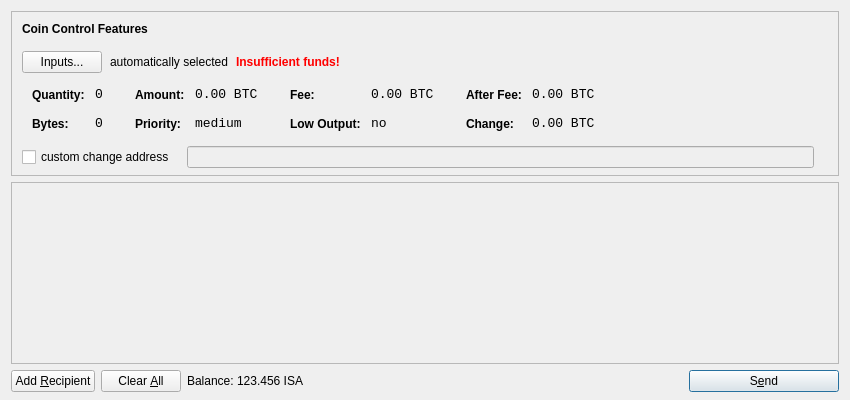
<?xml version="1.0" encoding="UTF-8"?>
<ui version="4.0">
 <class>SendCoinsDialog</class>
 <widget class="QDialog" name="SendCoinsDialog">
  <property name="geometry">
   <rect>
    <x>0</x>
    <y>0</y>
    <width>850</width>
    <height>400</height>
   </rect>
  </property>
  <property name="windowTitle">
   <string>Send Coins</string>
  </property>
  <layout class="QVBoxLayout" name="verticalLayout" stretch="0,1,0">
   <property name="bottomMargin">
    <number>8</number>
   </property>
   <item>
    <widget class="QFrame" name="frameCoinControl">
     <property name="sizePolicy">
      <sizepolicy hsizetype="Expanding" vsizetype="Expanding">
       <horstretch>0</horstretch>
       <verstretch>0</verstretch>
      </sizepolicy>
     </property>
     <property name="maximumSize">
      <size>
       <width>16777215</width>
       <height>16777215</height>
      </size>
     </property>
     <property name="frameShape">
      <enum>QFrame::StyledPanel</enum>
     </property>
     <property name="frameShadow">
      <enum>QFrame::Sunken</enum>
     </property>
     <layout class="QVBoxLayout" name="verticalLayoutCoinControl2">
      <property name="spacing">
       <number>-1</number>
      </property>
      <property name="leftMargin">
       <number>0</number>
      </property>
      <property name="topMargin">
       <number>0</number>
      </property>
      <property name="rightMargin">
       <number>0</number>
      </property>
      <property name="bottomMargin">
       <number>6</number>
      </property>
      <item>
       <layout class="QVBoxLayout" name="verticalLayoutCoinControl" stretch="0,0,0,0,1">
        <property name="spacing">
         <number>0</number>
        </property>
        <property name="leftMargin">
         <number>10</number>
        </property>
        <property name="topMargin">
         <number>10</number>
        </property>
        <item>
         <layout class="QHBoxLayout" name="horizontalLayoutCoinControl1">
          <property name="bottomMargin">
           <number>15</number>
          </property>
          <item>
           <widget class="QLabel" name="labelCoinControlFeatures">
            <property name="sizePolicy">
             <sizepolicy hsizetype="Preferred" vsizetype="Maximum">
              <horstretch>0</horstretch>
              <verstretch>0</verstretch>
             </sizepolicy>
            </property>
            <property name="font">
             <font>
              <weight>75</weight>
              <bold>true</bold>
             </font>
            </property>
            <property name="styleSheet">
             <string notr="true">font-weight:bold;</string>
            </property>
            <property name="text">
             <string>Coin Control Features</string>
            </property>
           </widget>
          </item>
         </layout>
        </item>
        <item>
         <layout class="QHBoxLayout" name="horizontalLayoutCoinControl2" stretch="0,0,0,0">
          <property name="spacing">
           <number>8</number>
          </property>
          <property name="bottomMargin">
           <number>10</number>
          </property>
          <item>
           <widget class="QPushButton" name="pushButtonCoinControl">
            <property name="styleSheet">
             <string notr="true"/>
            </property>
            <property name="text">
             <string>Inputs...</string>
            </property>
           </widget>
          </item>
          <item>
           <widget class="QLabel" name="labelCoinControlAutomaticallySelected">
            <property name="text">
             <string>automatically selected</string>
            </property>
            <property name="margin">
             <number>5</number>
            </property>
           </widget>
          </item>
          <item>
           <widget class="QLabel" name="labelCoinControlInsuffFunds">
            <property name="font">
             <font>
              <weight>75</weight>
              <bold>true</bold>
             </font>
            </property>
            <property name="styleSheet">
             <string notr="true">color:red;font-weight:bold;</string>
            </property>
            <property name="text">
             <string>Insufficient funds!</string>
            </property>
            <property name="margin">
             <number>5</number>
            </property>
           </widget>
          </item>
          <item>
           <spacer name="horizontalSpacerCoinControl">
            <property name="orientation">
             <enum>Qt::Horizontal</enum>
            </property>
            <property name="sizeHint" stdset="0">
             <size>
              <width>40</width>
              <height>1</height>
             </size>
            </property>
           </spacer>
          </item>
         </layout>
        </item>
        <item>
         <widget class="QWidget" name="widgetCoinControl" native="true">
          <property name="sizePolicy">
           <sizepolicy hsizetype="Preferred" vsizetype="Preferred">
            <horstretch>0</horstretch>
            <verstretch>0</verstretch>
           </sizepolicy>
          </property>
          <property name="minimumSize">
           <size>
            <width>0</width>
            <height>0</height>
           </size>
          </property>
          <property name="styleSheet">
           <string notr="true"/>
          </property>
          <layout class="QHBoxLayout" name="horizontalLayoutCoinControl5">
           <property name="margin">
            <number>0</number>
           </property>
           <item>
            <layout class="QHBoxLayout" name="horizontalLayoutCoinControl3" stretch="0,0,0,1">
             <property name="spacing">
              <number>20</number>
             </property>
             <property name="topMargin">
              <number>0</number>
             </property>
             <property name="bottomMargin">
              <number>10</number>
             </property>
             <item>
              <layout class="QFormLayout" name="formLayoutCoinControl1">
               <property name="horizontalSpacing">
                <number>10</number>
               </property>
               <property name="verticalSpacing">
                <number>14</number>
               </property>
               <property name="leftMargin">
                <number>10</number>
               </property>
               <property name="topMargin">
                <number>4</number>
               </property>
               <property name="rightMargin">
                <number>6</number>
               </property>
               <item row="0" column="0">
                <widget class="QLabel" name="labelCoinControlQuantityText">
                 <property name="styleSheet">
                  <string notr="true">font-weight:bold;</string>
                 </property>
                 <property name="text">
                  <string>Quantity:</string>
                 </property>
                 <property name="margin">
                  <number>0</number>
                 </property>
                </widget>
               </item>
               <item row="0" column="1">
                <widget class="QLabel" name="labelCoinControlQuantity">
                 <property name="font">
                  <font>
                   <family>Monospace</family>
                   <pointsize>10</pointsize>
                  </font>
                 </property>
                 <property name="cursor">
                  <cursorShape>IBeamCursor</cursorShape>
                 </property>
                 <property name="contextMenuPolicy">
                  <enum>Qt::ActionsContextMenu</enum>
                 </property>
                 <property name="text">
                  <string notr="true">0</string>
                 </property>
                 <property name="margin">
                  <number>0</number>
                 </property>
                 <property name="textInteractionFlags">
                  <set>Qt::LinksAccessibleByMouse|Qt::TextSelectableByKeyboard|Qt::TextSelectableByMouse</set>
                 </property>
                </widget>
               </item>
               <item row="1" column="0">
                <widget class="QLabel" name="labelCoinControlBytesText">
                 <property name="styleSheet">
                  <string notr="true">font-weight:bold;</string>
                 </property>
                 <property name="text">
                  <string>Bytes:</string>
                 </property>
                </widget>
               </item>
               <item row="1" column="1">
                <widget class="QLabel" name="labelCoinControlBytes">
                 <property name="font">
                  <font>
                   <family>Monospace</family>
                   <pointsize>10</pointsize>
                  </font>
                 </property>
                 <property name="cursor">
                  <cursorShape>IBeamCursor</cursorShape>
                 </property>
                 <property name="contextMenuPolicy">
                  <enum>Qt::ActionsContextMenu</enum>
                 </property>
                 <property name="text">
                  <string notr="true">0</string>
                 </property>
                 <property name="textInteractionFlags">
                  <set>Qt::LinksAccessibleByMouse|Qt::TextSelectableByKeyboard|Qt::TextSelectableByMouse</set>
                 </property>
                </widget>
               </item>
              </layout>
             </item>
             <item>
              <layout class="QFormLayout" name="formLayoutCoinControl2">
               <property name="horizontalSpacing">
                <number>10</number>
               </property>
               <property name="verticalSpacing">
                <number>14</number>
               </property>
               <property name="leftMargin">
                <number>6</number>
               </property>
               <property name="topMargin">
                <number>4</number>
               </property>
               <property name="rightMargin">
                <number>6</number>
               </property>
               <item row="0" column="0">
                <widget class="QLabel" name="labelCoinControlAmountText">
                 <property name="styleSheet">
                  <string notr="true">font-weight:bold;</string>
                 </property>
                 <property name="text">
                  <string>Amount:</string>
                 </property>
                 <property name="margin">
                  <number>0</number>
                 </property>
                </widget>
               </item>
               <item row="0" column="1">
                <widget class="QLabel" name="labelCoinControlAmount">
                 <property name="font">
                  <font>
                   <family>Monospace</family>
                   <pointsize>10</pointsize>
                  </font>
                 </property>
                 <property name="cursor">
                  <cursorShape>IBeamCursor</cursorShape>
                 </property>
                 <property name="contextMenuPolicy">
                  <enum>Qt::ActionsContextMenu</enum>
                 </property>
                 <property name="text">
                  <string notr="true">0.00 BTC</string>
                 </property>
                 <property name="textInteractionFlags">
                  <set>Qt::LinksAccessibleByMouse|Qt::TextSelectableByKeyboard|Qt::TextSelectableByMouse</set>
                 </property>
                </widget>
               </item>
               <item row="1" column="0">
                <widget class="QLabel" name="labelCoinControlPriorityText">
                 <property name="styleSheet">
                  <string notr="true">font-weight:bold;</string>
                 </property>
                 <property name="text">
                  <string>Priority:</string>
                 </property>
                </widget>
               </item>
               <item row="1" column="1">
                <widget class="QLabel" name="labelCoinControlPriority">
                 <property name="font">
                  <font>
                   <family>Monospace</family>
                   <pointsize>10</pointsize>
                  </font>
                 </property>
                 <property name="cursor">
                  <cursorShape>IBeamCursor</cursorShape>
                 </property>
                 <property name="contextMenuPolicy">
                  <enum>Qt::ActionsContextMenu</enum>
                 </property>
                 <property name="text">
                  <string>medium</string>
                 </property>
                 <property name="textInteractionFlags">
                  <set>Qt::LinksAccessibleByMouse|Qt::TextSelectableByKeyboard|Qt::TextSelectableByMouse</set>
                 </property>
                </widget>
               </item>
              </layout>
             </item>
             <item>
              <layout class="QFormLayout" name="formLayoutCoinControl3">
               <property name="horizontalSpacing">
                <number>10</number>
               </property>
               <property name="verticalSpacing">
                <number>14</number>
               </property>
               <property name="leftMargin">
                <number>6</number>
               </property>
               <property name="topMargin">
                <number>4</number>
               </property>
               <property name="rightMargin">
                <number>6</number>
               </property>
               <item row="0" column="0">
                <widget class="QLabel" name="labelCoinControlFeeText">
                 <property name="styleSheet">
                  <string notr="true">font-weight:bold;</string>
                 </property>
                 <property name="text">
                  <string>Fee:</string>
                 </property>
                 <property name="margin">
                  <number>0</number>
                 </property>
                </widget>
               </item>
               <item row="0" column="1">
                <widget class="QLabel" name="labelCoinControlFee">
                 <property name="font">
                  <font>
                   <family>Monospace</family>
                   <pointsize>10</pointsize>
                  </font>
                 </property>
                 <property name="cursor">
                  <cursorShape>IBeamCursor</cursorShape>
                 </property>
                 <property name="contextMenuPolicy">
                  <enum>Qt::ActionsContextMenu</enum>
                 </property>
                 <property name="text">
                  <string notr="true">0.00 BTC</string>
                 </property>
                 <property name="textInteractionFlags">
                  <set>Qt::LinksAccessibleByMouse|Qt::TextSelectableByKeyboard|Qt::TextSelectableByMouse</set>
                 </property>
                </widget>
               </item>
               <item row="1" column="0">
                <widget class="QLabel" name="labelCoinControlLowOutputText">
                 <property name="styleSheet">
                  <string notr="true">font-weight:bold;</string>
                 </property>
                 <property name="text">
                  <string>Low Output:</string>
                 </property>
                </widget>
               </item>
               <item row="1" column="1">
                <widget class="QLabel" name="labelCoinControlLowOutput">
                 <property name="font">
                  <font>
                   <family>Monospace</family>
                   <pointsize>10</pointsize>
                  </font>
                 </property>
                 <property name="cursor">
                  <cursorShape>IBeamCursor</cursorShape>
                 </property>
                 <property name="contextMenuPolicy">
                  <enum>Qt::ActionsContextMenu</enum>
                 </property>
                 <property name="text">
                  <string>no</string>
                 </property>
                 <property name="textInteractionFlags">
                  <set>Qt::LinksAccessibleByMouse|Qt::TextSelectableByKeyboard|Qt::TextSelectableByMouse</set>
                 </property>
                </widget>
               </item>
              </layout>
             </item>
             <item>
              <layout class="QFormLayout" name="formLayoutCoinControl4">
               <property name="horizontalSpacing">
                <number>10</number>
               </property>
               <property name="verticalSpacing">
                <number>14</number>
               </property>
               <property name="leftMargin">
                <number>6</number>
               </property>
               <property name="topMargin">
                <number>4</number>
               </property>
               <property name="rightMargin">
                <number>6</number>
               </property>
               <item row="0" column="0">
                <widget class="QLabel" name="labelCoinControlAfterFeeText">
                 <property name="styleSheet">
                  <string notr="true">font-weight:bold;</string>
                 </property>
                 <property name="text">
                  <string>After Fee:</string>
                 </property>
                 <property name="margin">
                  <number>0</number>
                 </property>
                </widget>
               </item>
               <item row="0" column="1">
                <widget class="QLabel" name="labelCoinControlAfterFee">
                 <property name="font">
                  <font>
                   <family>Monospace</family>
                   <pointsize>10</pointsize>
                  </font>
                 </property>
                 <property name="cursor">
                  <cursorShape>IBeamCursor</cursorShape>
                 </property>
                 <property name="contextMenuPolicy">
                  <enum>Qt::ActionsContextMenu</enum>
                 </property>
                 <property name="text">
                  <string notr="true">0.00 BTC</string>
                 </property>
                 <property name="textInteractionFlags">
                  <set>Qt::LinksAccessibleByMouse|Qt::TextSelectableByKeyboard|Qt::TextSelectableByMouse</set>
                 </property>
                </widget>
               </item>
               <item row="1" column="0">
                <widget class="QLabel" name="labelCoinControlChangeText">
                 <property name="styleSheet">
                  <string notr="true">font-weight:bold;</string>
                 </property>
                 <property name="text">
                  <string>Change:</string>
                 </property>
                </widget>
               </item>
               <item row="1" column="1">
                <widget class="QLabel" name="labelCoinControlChange">
                 <property name="font">
                  <font>
                   <family>Monospace</family>
                   <pointsize>10</pointsize>
                  </font>
                 </property>
                 <property name="cursor">
                  <cursorShape>IBeamCursor</cursorShape>
                 </property>
                 <property name="contextMenuPolicy">
                  <enum>Qt::ActionsContextMenu</enum>
                 </property>
                 <property name="text">
                  <string notr="true">0.00 BTC</string>
                 </property>
                 <property name="textInteractionFlags">
                  <set>Qt::LinksAccessibleByMouse|Qt::TextSelectableByKeyboard|Qt::TextSelectableByMouse</set>
                 </property>
                </widget>
               </item>
              </layout>
             </item>
            </layout>
           </item>
          </layout>
         </widget>
        </item>
        <item>
         <layout class="QHBoxLayout" name="horizontalLayoutCoinControl4" stretch="0,0,0">
          <property name="spacing">
           <number>12</number>
          </property>
          <property name="sizeConstraint">
           <enum>QLayout::SetDefaultConstraint</enum>
          </property>
          <property name="topMargin">
           <number>5</number>
          </property>
          <property name="rightMargin">
           <number>5</number>
          </property>
          <item>
           <widget class="QCheckBox" name="checkBoxCoinControlChange">
            <property name="text">
             <string>custom change address</string>
            </property>
           </widget>
          </item>
          <item>
           <widget class="QLineEdit" name="lineEditCoinControlChange">
            <property name="enabled">
             <bool>false</bool>
            </property>
            <property name="sizePolicy">
             <sizepolicy hsizetype="Expanding" vsizetype="Fixed">
              <horstretch>0</horstretch>
              <verstretch>0</verstretch>
             </sizepolicy>
            </property>
           </widget>
          </item>
          <item>
           <widget class="QLabel" name="labelCoinControlChangeLabel">
            <property name="sizePolicy">
             <sizepolicy hsizetype="Preferred" vsizetype="Expanding">
              <horstretch>0</horstretch>
              <verstretch>0</verstretch>
             </sizepolicy>
            </property>
            <property name="minimumSize">
             <size>
              <width>0</width>
              <height>0</height>
             </size>
            </property>
            <property name="text">
             <string/>
            </property>
            <property name="margin">
             <number>3</number>
            </property>
           </widget>
          </item>
         </layout>
        </item>
        <item>
         <spacer name="verticalSpacerCoinControl">
          <property name="orientation">
           <enum>Qt::Vertical</enum>
          </property>
          <property name="sizeHint" stdset="0">
           <size>
            <width>800</width>
            <height>1</height>
           </size>
          </property>
         </spacer>
        </item>
       </layout>
      </item>
     </layout>
    </widget>
   </item>
   <item>
    <widget class="QScrollArea" name="scrollArea">
     <property name="widgetResizable">
      <bool>true</bool>
     </property>
     <widget class="QWidget" name="scrollAreaWidgetContents">
      <property name="geometry">
       <rect>
        <x>0</x>
        <y>0</y>
        <width>830</width>
        <height>165</height>
       </rect>
      </property>
      <layout class="QVBoxLayout" name="verticalLayout_2">
       <property name="margin">
        <number>0</number>
       </property>
       <item>
        <layout class="QVBoxLayout" name="entries">
         <property name="spacing">
          <number>6</number>
         </property>
        </layout>
       </item>
       <item>
        <spacer name="verticalSpacer">
         <property name="orientation">
          <enum>Qt::Vertical</enum>
         </property>
         <property name="sizeHint" stdset="0">
          <size>
           <width>20</width>
           <height>40</height>
          </size>
         </property>
        </spacer>
       </item>
      </layout>
     </widget>
    </widget>
   </item>
   <item>
    <layout class="QHBoxLayout" name="horizontalLayout">
     <item>
      <widget class="QPushButton" name="addButton">
       <property name="toolTip">
        <string>Send to multiple recipients at once</string>
       </property>
       <property name="text">
        <string>Add &amp;Recipient</string>
       </property>
       <property name="icon">
        <iconset resource="../bitcoin.qrc">
         <normaloff>:/icons/add</normaloff>:/icons/add</iconset>
       </property>
       <property name="autoDefault">
        <bool>false</bool>
       </property>
      </widget>
     </item>
     <item>
      <widget class="QPushButton" name="clearButton">
       <property name="sizePolicy">
        <sizepolicy hsizetype="Minimum" vsizetype="Fixed">
         <horstretch>0</horstretch>
         <verstretch>0</verstretch>
        </sizepolicy>
       </property>
       <property name="toolTip">
        <string>Remove all transaction fields</string>
       </property>
       <property name="text">
        <string>Clear &amp;All</string>
       </property>
       <property name="icon">
        <iconset resource="../bitcoin.qrc">
         <normaloff>:/icons/remove</normaloff>:/icons/remove</iconset>
       </property>
       <property name="autoRepeatDelay">
        <number>300</number>
       </property>
       <property name="autoDefault">
        <bool>false</bool>
       </property>
      </widget>
     </item>
     <item>
      <layout class="QHBoxLayout" name="horizontalLayout_2">
       <property name="spacing">
        <number>3</number>
       </property>
       <item>
        <widget class="QLabel" name="label">
         <property name="text">
          <string>Balance:</string>
         </property>
        </widget>
       </item>
       <item>
        <widget class="QLabel" name="labelBalance">
         <property name="cursor">
          <cursorShape>IBeamCursor</cursorShape>
         </property>
         <property name="text">
          <string>123.456 ISA</string>
         </property>
         <property name="textInteractionFlags">
          <set>Qt::LinksAccessibleByMouse|Qt::TextSelectableByKeyboard|Qt::TextSelectableByMouse</set>
         </property>
        </widget>
       </item>
      </layout>
     </item>
     <item>
      <spacer name="horizontalSpacer">
       <property name="orientation">
        <enum>Qt::Horizontal</enum>
       </property>
       <property name="sizeHint" stdset="0">
        <size>
         <width>40</width>
         <height>20</height>
        </size>
       </property>
      </spacer>
     </item>
     <item>
      <widget class="QPushButton" name="sendButton">
       <property name="minimumSize">
        <size>
         <width>150</width>
         <height>0</height>
        </size>
       </property>
       <property name="toolTip">
        <string>Confirm the send action</string>
       </property>
       <property name="text">
        <string>S&amp;end</string>
       </property>
       <property name="icon">
        <iconset resource="../bitcoin.qrc">
         <normaloff>:/icons/send</normaloff>:/icons/send</iconset>
       </property>
       <property name="default">
        <bool>true</bool>
       </property>
      </widget>
     </item>
    </layout>
   </item>
  </layout>
 </widget>
 <resources>
  <include location="../bitcoin.qrc"/>
 </resources>
 <connections/>
</ui>
